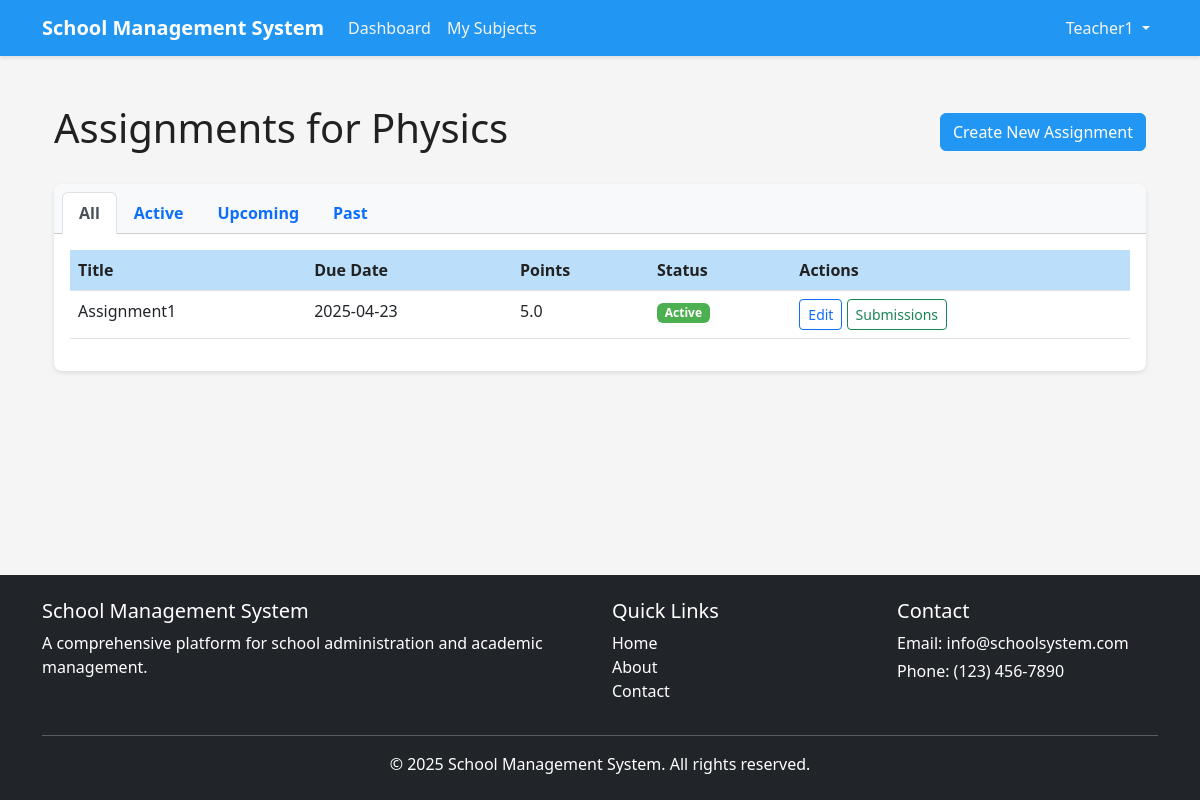
Page /teacher/subjects/1/assignments (signed in) on the committed database.
### app/models/user.py (models this page shows, shortened)
class User(db.Model, UserMixin):
    id = db.Column(db.Integer, primary_key=True)
    school_id = db.Column(db.Integer, db.ForeignKey('school.id'), nullable=True)
    first_name = db.Column(db.String(50), nullable=False)
    last_name = db.Column(db.String(50), nullable=False)
    email = db.Column(db.String(120), unique=True, nullable=False)
    password_hash = db.Column(db.String(60), nullable=False)
    is_active = db.Column(db.Boolean, default=True)
    created_at = db.Column(db.DateTime, default=datetime.utcnow)
    updated_at = db.Column(db.DateTime, default=datetime.utcnow, onupdate=datetime.utcnow)
    roles = db.relationship('Role', secondary=user_roles, lazy='subquery',
                            backref=db.backref('users', lazy=True))
    school = db.relationship('School', backref='users')
    children = db.relationship(
        'User',
        secondary=parent_student,
        primaryjoin=(parent_student.c.parent_id == id),
        secondaryjoin=(parent_student.c.student_id == id),
        backref=db.backref('parents', lazy='dynamic'),
        lazy='dynamic'
    )
    teaching_subjects = db.relationship(
        'Subject',
        secondary=teacher_subject,
        lazy='subquery',
        backref=db.backref('teachers', lazy=True)
    )
    enrolled_subjects = db.relationship(
        'Subject',
        secondary=subject_enrollment,
        lazy='subquery',
        backref=db.backref('students', lazy=True)
    )
    grades = db.relationship('Grade', backref='student', lazy=True,
                            foreign_keys='Grade.student_id')
    attendances = db.relationship('Attendance', backref='student', lazy=True,
                                foreign_keys='Attendance.student_id')
    def has_role(self, role_name):
        return any(role.name == role_name for role in self.roles)
    def is_super_admin(self):
        return self.has_role('super_admin')
    def is_admin(self):
        return self.has_role('admin')
    def is_teacher(self):
        return self.has_role('teacher')

### app/models/subject.py (models this page shows, shortened)
class Subject(db.Model):
    id = db.Column(db.Integer, primary_key=True)
    school_id = db.Column(db.Integer, db.ForeignKey('school.id'), nullable=False)
    code = db.Column(db.String(20), nullable=False)
    name = db.Column(db.String(100), nullable=False)
    description = db.Column(db.Text)
    grade_level = db.Column(db.String(20))
    credits = db.Column(db.Float, default=0)
    created_at = db.Column(db.DateTime, default=datetime.utcnow)
    updated_at = db.Column(db.DateTime, default=datetime.utcnow, onupdate=datetime.utcnow)
    assignments = db.relationship('Assignment', backref='subject', lazy=True)
    tests = db.relationship('Test', backref='subject', lazy=True)
    attendances = db.relationship('Attendance', backref='subject', lazy=True)
    grades = db.relationship('Grade', backref='subject', lazy=True,
                           foreign_keys='Grade.subject_id')
    schedule_items = db.relationship('ScheduleItem', backref='subject', lazy=True)

### app/models/assignment.py (models this page shows, shortened)
class Assignment(db.Model):
    id = db.Column(db.Integer, primary_key=True)
    subject_id = db.Column(db.Integer, db.ForeignKey('subject.id'), nullable=False)
    title = db.Column(db.String(100), nullable=False)
    description = db.Column(db.Text)
    due_date = db.Column(db.DateTime, nullable=False)
    points = db.Column(db.Float, default=0)
    created_at = db.Column(db.DateTime, default=datetime.utcnow)
    updated_at = db.Column(db.DateTime, default=datetime.utcnow, onupdate=datetime.utcnow)
    submissions = db.relationship('AssignmentSubmission', backref='assignment', lazy=True, cascade='all, delete-orphan')
    grades = db.relationship('Grade', backref='assignment', lazy=True,
                           foreign_keys='Grade.assignment_id')

### app/views/teacher.py (the view)
@teacher.route('/subjects/<int:subject_id>/assignments')
@login_required
@teacher_required
def assignments_list(subject_id):
    subject = Subject.query.get_or_404(subject_id)
    if subject not in current_user.teaching_subjects:
        flash('You are not assigned to this subject.', 'danger')
        return redirect(url_for('teacher.subjects_list'))
    assignments = subject.assignments
    now = datetime.now()
    return render_template('teacher/assignments/list.html', subject=subject, assignments=assignments, now=now)

### app/models/user.py (called while the page is built)
@login_manager.user_loader
def load_user(user_id):
    return User.query.get(int(user_id))

### app/utils/access_control.py (called while the page is built)
def role_required(*roles):
    def decorator(f):
        @wraps(f)
        def decorated_function(*args, **kwargs):
            if not current_user.is_authenticated:
                flash('Please log in to access this page.', 'warning')
                return redirect(url_for('auth.login'))
            has_role = False
            for role in roles:
                if current_user.has_role(role):
                    has_role = True
                    break
            if not has_role:
                abort(403)
            return f(*args, **kwargs)
        return decorated_function
    return decorator

### run.py (called while the page is built)
@app.context_processor
def inject_now():
    return {'now': datetime.utcnow()}

### app/templates/teacher/assignments/list.html (shortened to what this page needs)
{% extends 'base.html' %}
{% block content %}
<div class="container py-4">
    <div class="d-flex justify-content-between align-items-center mb-4">
        <h1>Assignments for {{ subject.name }}</h1>
        <a href="{{ url_for('teacher.create_assignment', subject_id=subject.id) }}" class="btn btn-primary">Create New Assignment</a>
    </div>
    <div class="card">
        <div class="card-header bg-light">
            <ul class="nav nav-tabs card-header-tabs">
                <li class="nav-item">
                    <a class="nav-link active" href="#">All</a>
                </li>
                <li class="nav-item">
                    <a class="nav-link" href="#">Active</a>
                </li>
                <li class="nav-item">
                    <a class="nav-link" href="#">Upcoming</a>
                </li>
                <li class="nav-item">
                    <a class="nav-link" href="#">Past</a>
                </li>
            </ul>
        </div>
        <div class="card-body">
            {% if assignments %}
                <div class="table-responsive">
                    <table class="table table-hover">
                        <thead>
                            <tr>
                                <th>Title</th>
                                <th>Due Date</th>
                                <th>Points</th>
                                <th>Status</th>
                                <th>Actions</th>
                            </tr>
                        </thead>
                        <tbody>
                            {% for assignment in assignments %}
                                <tr>
                                    <td>{{ assignment.title }}</td>
                                    <td>{{ assignment.due_date.strftime('%Y-%m-%d') }}</td>
                                    <td>{{ assignment.points }}</td>
                                    <td>
                                        {% if assignment.due_date.date() < now.date() %}
                                            <span class="badge bg-secondary">Past</span>
                                        {% else %}
                                            <span class="badge bg-success">Active</span>
                                        {% endif %}
                                    </td>
                                    <td>
                                        <a href="{{ url_for('teacher.edit_assignment', assignment_id=assignment.id) }}" class="btn btn-sm btn-outline-primary">Edit</a>
                                        <a href="{{ url_for('teacher.view_submissions', assignment_id=assignment.id) }}" class="btn btn-sm btn-outline-success">Submissions</a>
                                    </td>
                                </tr>
                            {% endfor %}
                        </tbody>
                    </table>
                </div>
            {% else %}
                <div class="alert alert-info">No assignments found for this subject. Click the "Create New Assignment" button to create one.</div>
            {% endif %}
        </div>
    </div>
</div>
{% endblock %}

### app/templates/base.html (shortened to what this page needs)
<!DOCTYPE html>
<html lang="en">
<head>
    <link rel="stylesheet" href="{{ url_for('static', filename='css/bootstrap.min.css') }}">
    <link rel="stylesheet" href="{{ url_for('static', filename='css/style.css') }}">
</head>
<body>
    <header>
        <nav class="navbar navbar-expand-lg navbar-dark bg-primary">
            <div class="container">
                <a class="navbar-brand" href="{{ url_for('main.index') }}">
                    <span class="fw-bold">School Management System</span>
                </a>
                <div class="collapse navbar-collapse" id="navbarNav">
                    <ul class="navbar-nav me-auto">
                        {% if current_user.is_authenticated %}
                            {% if current_user.is_super_admin() %}
                                <li class="nav-item">
                                    <a class="nav-link" href="{{ url_for('super_admin.dashboard') }}">Dashboard</a>
                                </li>
                                <li class="nav-item">
                                    <a class="nav-link" href="{{ url_for('super_admin.schools_list') }}">Schools</a>
                                </li>
                                <li class="nav-item">
                                    <a class="nav-link" href="{{ url_for('super_admin.admins_list') }}">Administrators</a>
                                </li>
                            {% elif current_user.is_teacher() %}
                                <li class="nav-item">
                                    <a class="nav-link" href="{{ url_for('teacher.dashboard') }}">Dashboard</a>
                                </li>
                                <li class="nav-item">
                                    <a class="nav-link" href="{{ url_for('teacher.subjects_list') }}">My Subjects</a>
                                </li>
                            {% endif %}
                        {% endif %}
                    </ul>
                    <ul class="navbar-nav">
                        {% if current_user.is_authenticated %}
                            <li class="nav-item dropdown">
                                <a class="nav-link dropdown-toggle" href="#" id="userDropdown" role="button" data-bs-toggle="dropdown">
                                    {{ current_user.first_name }}
                                </a>
                            </li>
                        {% else %}
                            <li class="nav-item">
                                <a class="nav-link" href="{{ url_for('auth.login') }}">Login</a>
                            </li>
                        {% endif %}
                    </ul>
                </div>
            </div>
        </nav>
    </header>
    <main class="container my-4">
        {% block content %}{% endblock %}
    </main>
    <footer class="bg-dark text-white py-4 mt-5">
        <div class="container">
            <div class="row">
                <div class="col-md-6">
                    <h5>School Management System</h5>
                    <p>A comprehensive platform for school administration and academic management.</p>
                </div>
                <div class="col-md-3">
                    <h5>Quick Links</h5>
                    <ul class="list-unstyled">
                        <li><a href="{{ url_for('main.index') }}" class="text-decoration-none text-white">Home</a></li>
                        <li><a href="{{ url_for('main.about') }}" class="text-decoration-none text-white">About</a></li>
                        <li><a href="{{ url_for('main.contact') }}" class="text-decoration-none text-white">Contact</a></li>
                    </ul>
                </div>
                <div class="col-md-3">
                    <h5>Contact</h5>
                    <address class="mb-0">
                        <p class="mb-1">Email: info@schoolsystem.com</p>
                        <p class="mb-1">Phone: (123) 456-7890</p>
                    </address>
                </div>
            </div>
            <hr>
            <div class="text-center">
                <p class="mb-0">&copy; {{ now.year }} School Management System. All rights reserved.</p>
            </div>
        </div>
    </footer>
</body>
</html>

### app/static/css/style.css (style rules this page uses)
:root { --primary-color: #2196f3; --primary-dark: #1976d2; --primary-light: #bbdefb; --secondary-color: #4caf50; --secondary-dark: #388e3c; --secondary-light: #c8e6c9; --accent-color: #009688; --text-dark: #212121; --text-medium: #757575; --text-light: #f5f5f5; --background-light: #ffffff; --background-grey: #f5f5f5; --danger-color: #f44336; --warning-color: #ff9800; --success-color: #4caf50; --info-color: #2196f3; }
body { font-family: 'Segoe UI', Tahoma, Geneva, Verdana, sans-serif; color: var(--text-dark); background-color: var(--background-grey); min-height: 100vh; display: flex; flex-direction: column; }
main { flex: 1; }
.btn-primary { background-color: var(--primary-color); border-color: var(--primary-color); }
.bg-primary { background-color: var(--primary-color) !important; }
.bg-success { background-color: var(--secondary-color) !important; }
.card { border-radius: 8px; overflow: hidden; border: none; box-shadow: 0 2px 4px rgba(0, 0, 0, 0.1); transition: all 0.3s ease; }
.card-header { font-weight: 600; }
.table th { background-color: var(--primary-light); color: var(--text-dark); font-weight: 600; }
.navbar { box-shadow: 0 2px 4px rgba(0, 0, 0, 0.1); }
.navbar-brand { font-weight: 700; }
.navbar-dark .navbar-nav .nav-link { color: var(--text-light); }
footer { padding: 2rem 0; margin-top: auto; }

### rows in the picture
User: first_name "Teacher1"
Subject: name "Physics"
Assignment: title "Assignment1", due_date "2025-04-23", points "5.0", shows "Active"
